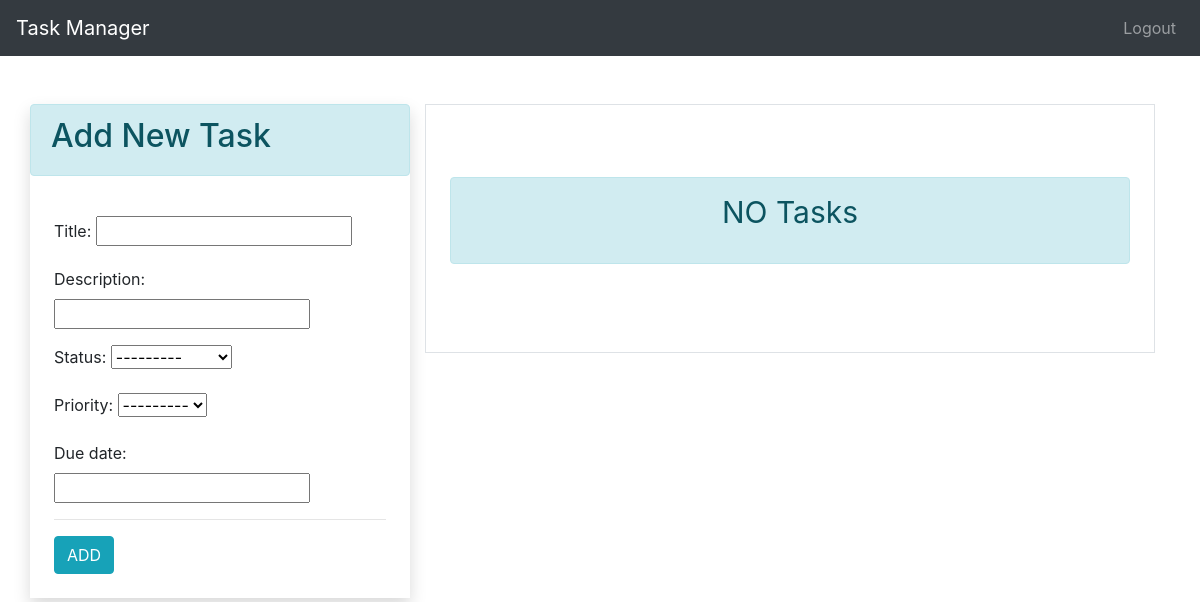
The page / (signed in) on the database as committed earlier.
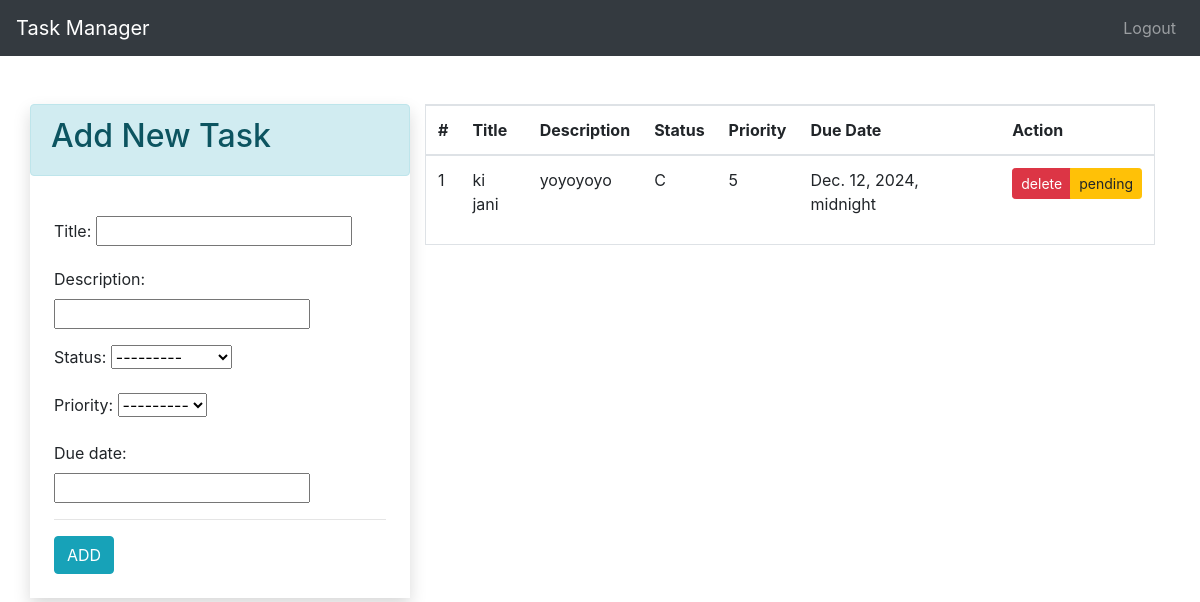
The same page on the database as committed later.
### tasks/models.py (models this page shows)
class Tasks(models.Model):
    status_choices=[
        ('C', 'COMPLETED'),
        ('P', 'PENDING')
    ]
    priority_choices=[
        ('5', 'Normal'),
        ('10', 'High')
    ]
    title = models.CharField(max_length=20)
    description = models.CharField(max_length=20)
    status = models.CharField(max_length=2, choices = status_choices)
    user = models.ForeignKey(User , on_delete = models.CASCADE)
    priority = models.CharField(max_length=2, choices = priority_choices)
    create_date = models.DateTimeField(auto_now_add=True)
    due_date = models.DateTimeField()

### tasks/views.py (the view)
# urls.py: 2. Add a URL to urlpatterns:  path('', views.home, name='home')
@login_required(login_url='login')
def home(request):
        if request.user.is_authenticated:
            user = request.user
            form=TasksForm()
            tasks = Tasks.objects.filter(user = user)
            context={
                "form":form,
                "tasks":tasks
            }
            return render(request, 'index.html', context)

### tasks/forms.py
class TasksForm(ModelForm):
    class Meta:
        model=Tasks
        fields =['title', 'description', 'status', 'priority', 'due_date']

### tasks/templates/index.html
{% extends "base.html" %} {% block content %}
<div>
  <div class="container pt-4">
    <div class="row p-0 mt-4">
      <div class="col-lg-4 mx-auto shadow p-0">
        <div class="alert alert-info">
          <h2>Add New Task</h2>
        </div>
        <div class="p-4">
          <form action="/add-task" method="POST">
            {% csrf_token %} {{ form.as_p }}
            <hr />
            <input type="submit" value="ADD" class="btn btn-info" />
          </form>
        </div>
      </div>
      <div class="col">
        <div class="border">
          {% if tasks|length == 0 %}
          <div class="p-4">
            <br />
            <br />
            <div class="alert alert-info text-center">
              <p class="" style="font-size: 30px">NO Tasks</p>
            </div>
            <br />
            <br />
          </div>
          {% else %}
          <div>
            <table class="table">
              <thead>
                <tr>
                  <th>#</th>
                  <th>Title</th>
                  <th>Description</th>
                  <th>Status</th>
                  <th>Priority</th>
                  <th>Due Date</th>
                  <th>Action</th>
                </tr>
              </thead>
              <tbody>
                {% for task in tasks %}
                <tr>
                  <td>{{ forloop.counter }}</td>
                  <td>{{ task.title }}</td>
                  <td>{{ task.description }}</td>
                  <td>{{ task.status }}</td>
                  <td>{{ task.priority }}</td>
                  <td>{{ task.due_date }}</td>
                  <td>
                    <div class="btn-group">
                      <a href="delete-task/{{ task.id }}" class="btn btn-sm btn-danger">
                        delete
                      </a>
                      {% if task.status == 'P' %}
                      <a href="change-status/{{ task.id }}/C" class="btn btn-sm btn-success">
                        complete
                      </a>
                      {% else %}
                      <a href="change-status/{{ task.id }}/P" class="btn btn-sm btn-warning">
                        pending
                      </a>
                      {% endif %}
                    </div>
                  </td>
                </tr>
                {% endfor %}
              </tbody>
            </table>
          </div>
          {% endif %}
        </div>
      </div>
    </div>
  </div>
</div>
{% endblock content %}

Rows that differ between the two databases and show on the page:
added Tasks: title "ki jani", description "yoyoyoyo", status "C", priority "5", due_date "Dec. 12, 2024, midnight"
Other text that changed with them:
text no longer shown: "NO Tasks"
text now shown: "# Title Description Status Priority Due Date Action"
